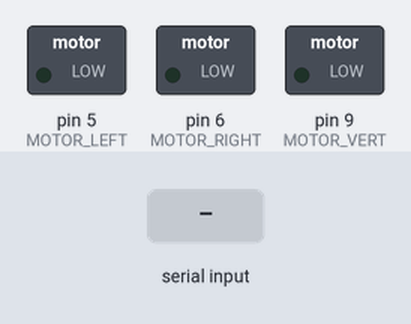
The sketch below on a simulated Arduino Nano, built with avr-gcc and run on an emulated ATmega328P. Parts: switched loads named in the sketch (green lamp = pin HIGH). The inputs (shaded band) are chosen by the test bench.

Above: at 1.2 s.
1.3 s: "A\n" received over the second serial link
At 2.7 s:
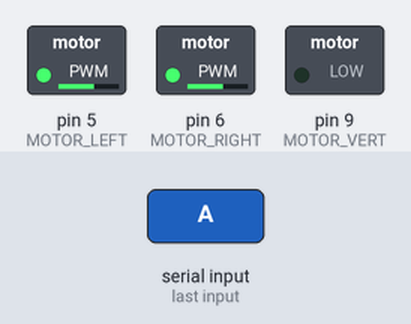
4.3 s: "F\n" received over the second serial link
At 4.55 s:
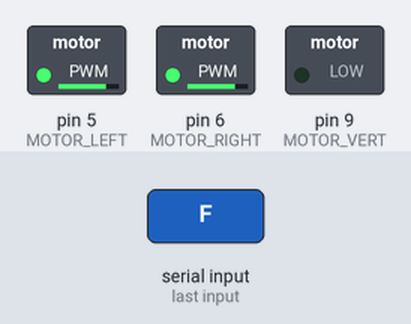
6.3 s: "L\n" received over the second serial link
At 6.7 s:
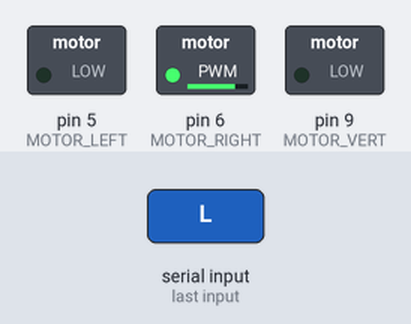
8.3 s: "R\n" received over the second serial link
At 8.7 s:
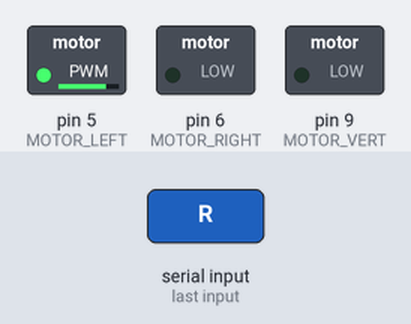
10.3 s: "U\n" received over the second serial link
At 10.7 s:
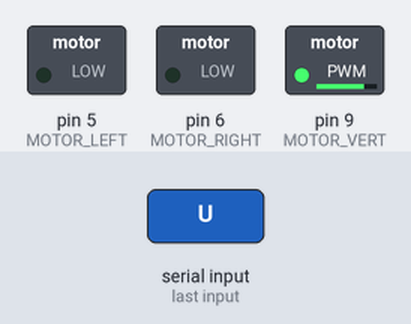
Timing chart, 0 to 13.3 s (numbered marks = the images above; inputs shaded):
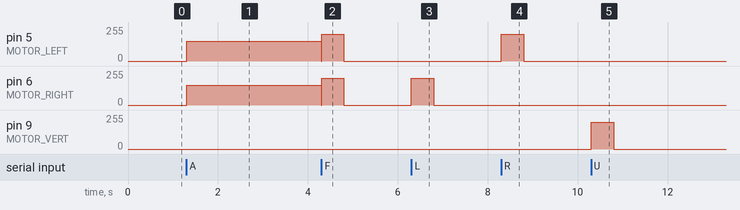

Measured:
- after the input at 1.3 s, pin 5 (MOTOR_LEFT): 0/255 → 150/255 at once; pin 6 (MOTOR_RIGHT): 0/255 → 150/255 at once, → 0/255 3.0 s later
- after the input at 4.3 s, pin 5 (MOTOR_LEFT): 150/255 → 200/255 at once, → 0/255 0.50 s later; pin 6 (MOTOR_RIGHT): 0/255 → 200/255 at once, → 0/255 0.49 s later
- after the input at 6.3 s, pin 6 (MOTOR_RIGHT): 0/255 → 200/255 at once, → 0/255 0.50 s later
- after the input at 8.3 s, pin 5 (MOTOR_LEFT): 0/255 → 200/255 at once, → 0/255 0.50 s later
- after the input at 10.3 s, pin 9 (MOTOR_VERT): 0/255 → 200/255 at once, → 0/255 0.50 s later

The sketch:

blimp.ino
```cpp
// 3-motor RC blimp on an Arduino Nano. Control over a Bluetooth serial module (HC-05).
//
// Manual commands (single chars): F forward, L left, R right, U up, S stop.
//   B (back) and D (down) need H-bridges for reverse; left out of this one-direction build.
//
// Autonomous commands:
//   A  start a short autonomous patrol (cruise, then a gentle turn, repeat)
//   S  (or any other command) abort and return to manual control
//
// Autonomous mode needs no extra hardware. If you add an HC-SR04 ultrasonic sensor
// on the nose, uncomment USE_SONAR below and the blimp will also turn away from
// obstacles. Autonomous runs always end on their own after AUTO_MAX_MS.
#include <SoftwareSerial.h>

// #define USE_SONAR            // uncomment if an HC-SR04 is mounted facing forward

const uint8_t BT_RX = 2, BT_TX = 3;
const uint8_t MOTOR_LEFT = 5, MOTOR_RIGHT = 6, MOTOR_VERT = 9;  // PWM pins via MOSFETs
#ifdef USE_SONAR
const uint8_t TRIG = 7, ECHO = 8;
const int AVOID_CM = 60;                     // turn away when something is closer than this
const unsigned long AVOID_MIN_MS = 600;      // keep turning at least this long before re-checking
const unsigned long PING_EVERY_MS = 100;
#endif

const uint8_t THRUST = 200;                  // manual thrust
const uint8_t CRUISE_THRUST = 150;           // gentler thrust for autonomous flight
const unsigned long TIMEOUT_MS = 500;        // manual: stop if the link goes quiet

// Autonomous patrol timing (starting values: tune for your envelope and motors)
const unsigned long AUTO_MAX_MS = 20000;     // hard cap on one autonomous run
const unsigned long CRUISE_MS = 3000;        // straight segment
const unsigned long TURN_MS = 900;           // gentle turn between segments

SoftwareSerial bt(BT_RX, BT_TX);
unsigned long lastCmd = 0;

enum Mode { MANUAL, AUTO };
enum AutoState { CRUISE, TURN, AVOID };
Mode mode = MANUAL;
AutoState autoState = CRUISE;
unsigned long autoStart = 0, stateStart = 0;

void drive(int left, int right, int vert) {
  analogWrite(MOTOR_LEFT, constrain(left, 0, 255));
  analogWrite(MOTOR_RIGHT, constrain(right, 0, 255));
  analogWrite(MOTOR_VERT, constrain(vert, 0, 255));
}

#ifdef USE_SONAR
unsigned long lastPing = 0;

long readCm() {
  digitalWrite(TRIG, LOW); delayMicroseconds(2);
  digitalWrite(TRIG, HIGH); delayMicroseconds(10);
  digitalWrite(TRIG, LOW);
  long us = pulseIn(ECHO, HIGH, 25000);
  return us ? us / 58 : 400;                 // no echo = nothing in range
}
#endif

void enterAuto() {
  mode = AUTO;
  autoState = CRUISE;
  autoStart = stateStart = millis();
  bt.println(F("AUTO on"));
}

void exitAuto(const __FlashStringHelper *msg) {
  mode = MANUAL;
  drive(0, 0, 0);
  bt.println(msg);
}

void setAutoState(AutoState s) { autoState = s; stateStart = millis(); }

void runAuto() {
  unsigned long now = millis();
  if (now - autoStart > AUTO_MAX_MS) { exitAuto(F("AUTO done")); return; }

#ifdef USE_SONAR
  if (autoState != AVOID && now - lastPing >= PING_EVERY_MS) {
    lastPing = now;
    if (readCm() < AVOID_CM) setAutoState(AVOID);
  }
#endif

  switch (autoState) {
    case CRUISE:
      drive(CRUISE_THRUST, CRUISE_THRUST, 0);
      if (now - stateStart >= CRUISE_MS) setAutoState(TURN);
      break;
    case TURN:                               // left motor only = turn right
      drive(CRUISE_THRUST, 0, 0);
      if (now - stateStart >= TURN_MS) setAutoState(CRUISE);
      break;
    case AVOID:
      drive(THRUST, 0, 0);                   // turn right until the path clears
#ifdef USE_SONAR
      if (now - stateStart >= AVOID_MIN_MS && now - lastPing >= PING_EVERY_MS) {
        lastPing = now;
        if (readCm() >= AVOID_CM) setAutoState(CRUISE);
      }
#endif
      break;
  }
}

void setup() {
  pinMode(MOTOR_LEFT, OUTPUT); pinMode(MOTOR_RIGHT, OUTPUT); pinMode(MOTOR_VERT, OUTPUT);
#ifdef USE_SONAR
  pinMode(TRIG, OUTPUT); pinMode(ECHO, INPUT);
#endif
  bt.begin(9600);
  drive(0, 0, 0);
}

void loop() {
  if (bt.available()) {
    char c = bt.read();
    if (c == '\r' || c == '\n' || c == ' ') return;   // ignore terminal-app line endings
    lastCmd = millis();

    if (c == 'A') {
      enterAuto();
    } else {
      if (mode == AUTO) exitAuto(F("AUTO off"));      // any other command takes back control
      switch (c) {
        case 'F': drive(THRUST, THRUST, 0); break;
        case 'L': drive(0, THRUST, 0); break;
        case 'R': drive(THRUST, 0, 0); break;
        case 'U': drive(0, 0, THRUST); break;
        case 'S': drive(0, 0, 0); break;
      }
    }
  }

  if (mode == AUTO) runAuto();
  else if (millis() - lastCmd > TIMEOUT_MS) drive(0, 0, 0);   // manual failsafe
}
```
